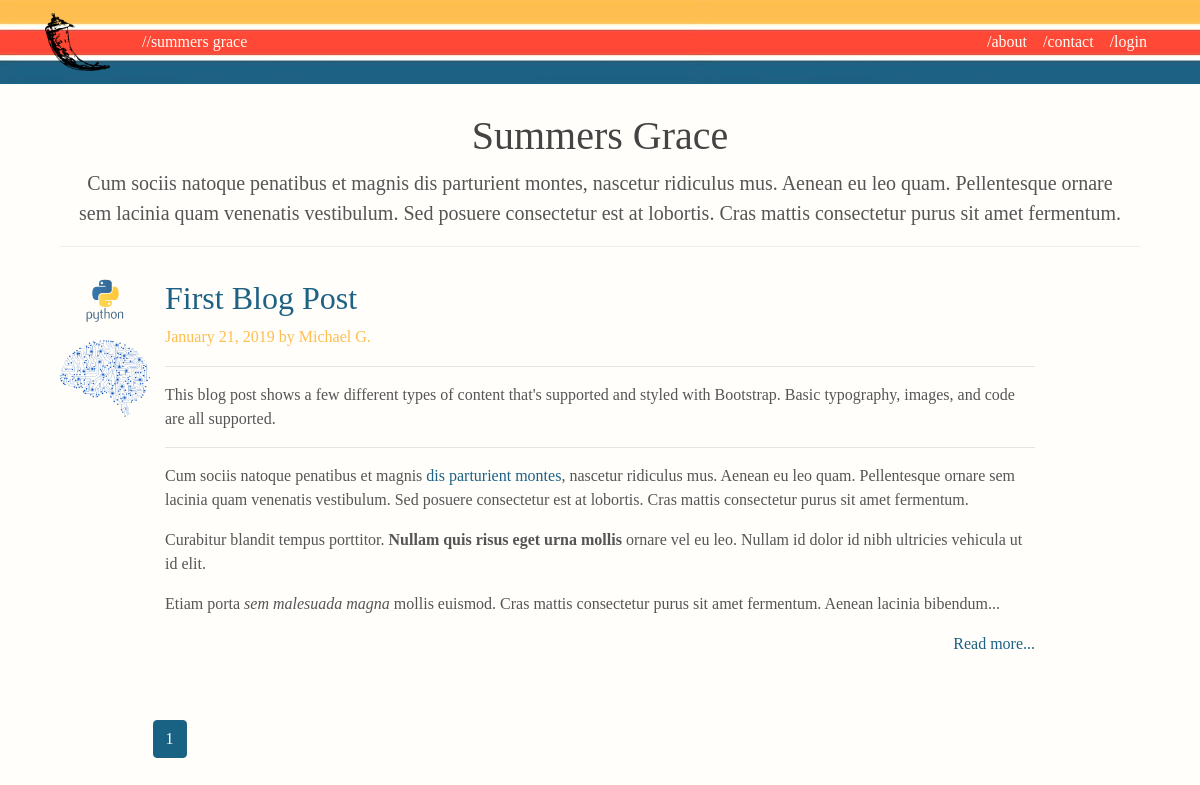
The page /home on the database its author committed.
### personal_blog/models.py (models this page shows, shortened)
class Tag(db.Model):
    id = db.Column(db.Integer, primary_key=True)
    tag_name = db.Column(db.String(20), unique=True, nullable=False)
    image_file = db.Column(db.String(20), nullable=False, default='default.jpg')

class Post(db.Model):
    id = db.Column(db.Integer, primary_key=True)
    title = db.Column(db.String(100), nullable=False)
    slug = db.Column(db.String(100), unique=True, nullable=False)
    date_posted = db.Column(db.DateTime, nullable=False, default=datetime.utcnow)
    content = db.Column(db.Text, nullable=False)
    user_id = db.Column(db.Integer, db.ForeignKey('user.id'), nullable=False)
    tags = db.relationship('Tag', secondary=posts_and_tags, lazy='subquery', backref=db.backref('pages', lazy=True))

class User(db.Model, UserMixin):
    id = db.Column(db.Integer, primary_key=True)
    username = db.Column(db.String(20), unique=True, nullable=False)
    alias = db.Column(db.String(20), unique=True, nullable=False)
    image_file = db.Column(db.String(20), nullable=False, default='default.jpg')
    password = db.Column(db.String(60), nullable=False)
    posts = db.relationship('Post', backref='author', lazy=True)

### personal_blog/routes.py (the view)
@app.route("/")
@app.route("/home")
def home():
    page = request.args.get('page', 1, type=int)
    posts = Post.query.order_by(Post.date_posted.desc()).paginate(page=page, per_page=5)
    return render_template('home.html', posts=posts)

### personal_blog/templates/home.html
{% extends "layout.html" %}
{% block content %}
<div class="blog-header">
   <div class="container">
      <h1 class="blog-title" align="center">Summers Grace</h1>
      <p class="lead blog-description" align="center">
         Cum sociis natoque penatibus et magnis dis parturient montes, nascetur ridiculus mus.
         Aenean eu leo quam. Pellentesque ornare sem lacinia quam venenatis vestibulum.
         Sed posuere consectetur est at lobortis. Cras mattis consectetur purus sit amet fermentum.
      </p>
   </div>
</div>
<div class="blog-post">
   <div class="container">
      {% for post in posts.items %}
      <div class="row">
         <article class="media content-section">
            <div class="col-sm-1 blog-main">
               {% for tag in post.tags %}
               <div class="row" id='tag_pictures'>
                  <a href="{{ url_for('tag_posts', tag_name=tag.tag_name) }}", title="{{ tag.tag_name }}">
                  <img class="img-fluid rounded-circle article-img" src="{{ url_for('static', filename='tag_pics/' + tag.image_file) }}" >
                  </a>
               </div>
               {% endfor %}
            </div>
            <div class="col-sm-10 blog-main">
               <div class="media-body">
                  <div class="article-metadata">
                     <h2> <a href="{{ url_for('post', slug=post.slug) }}">{{ post.title }}</a></h2>
                     <p class="blog-post-meta">{{ post.date_posted.strftime('%B %d, %Y') }} by {{ post.author.alias }} </p>
                  </div>
                  <p class="article-content">{{ post.content| truncate(800) | safe }}</p>
               </div>
               <p class="quiet" style="text-align: right;"><a  href="{{ url_for('post', slug=post.slug) }}">Read more...</a></p>
            </div>
         </article>
      </div>
      {% endfor %}
   </div>
</div>
<div class="row">
   <div class="col-sm-8 offset-sm-1 blog-main">
      {% for page_num in posts.iter_pages(left_edge=1, right_edge=1, left_current=1, right_current=2) %}
      {% if page_num %}
      {% if posts.page == page_num %}
      <a class="btn btn-info mb-4" href="{{ url_for('home', page=page_num) }}">{{ page_num }}</a>
      {% else %}
      <a class="btn btn-outline-primary mb-4" href="{{ url_for('home', page=page_num) }}">{{ page_num }}</a>
      {% endif %}
      {% else %}
      ...
      {% endif %}
      {% endfor %}
   </div>
</div>
{% endblock content %}

### personal_blog/templates/layout.html (shortened to what this page needs)
<!DOCTYPE html>
<html>
   <head>
      <link rel="stylesheet" href="https://stackpath.bootstrapcdn.com/bootstrap/4.2.1/css/bootstrap.min.css">
      <link rel="stylesheet" type="text/css" href="{{ url_for('static', filename='main.css') }}">
   </head>
   <body>
      <header class="site-header">
         <nav class="navbar navbar-expand-md navbar-dark bg-steel fixed-top">
            <div class="container">
               <a class="navbar-brand mr-4" href="/"><img src="{{ url_for('static', filename='images/flask.png') }}" style="max-height: 60px; max-width: 65px;"/></a>
               <div class="collapse navbar-collapse" id="navbarToggle">
                  <div class="navbar-nav mr-auto">
                     <a class="nav-item nav-link" href="{{ url_for('home') }}">//summers grace</a>
                  </div>
                  <div class="navbar-nav">
                     {% if current_user.is_authenticated %}
                     <a class="nav-item nav-link" href="{{ url_for('new_post') }}">/new post</a>
                     <a class="nav-item nav-link" href="{{ url_for('account') }}">/account</a>
                     <a class="nav-item nav-link" href="{{ url_for('logout') }}">/logout</a>
                     {% else %}
                     <a class="nav-item nav-link" href="{{ url_for('about') }}">/about</a>
                     <a class="nav-item nav-link" href="">/contact</a>
                     <a class="nav-item nav-link" href="{{ url_for('login') }}">/login</a>
                     {% endif %}
                  </div>
               </div>
            </div>
         </nav>
      </header>
      <main role="main" class="container">
         <div class="container">
            {% block content %}{% endblock %}
         </div>
      </main>
   </body>
</html>

### personal_blog/static/main.css (style rules this page uses)
a { color: #1d6184; }
body { background: #fffefa; color: #333333; margin-top: 5rem; font-family: Georgia, "Times New Roman", Times, serif; color: #555; }
h1, h2, h3, h4, h5, h6 { color: #444444; }
.bg-steel { background-image: url("images/retro_stripes_fade.jpg"); background-color: #1d6184; background-size: 696px 82px; background-repeat: repeat-x; }
.site-header .navbar-nav .nav-link { color: #fffcf6; }
.article-content { white-space: pre-line; }
.article-img { width: 170px; margin-right: 16px; }
.article-metadata { padding-bottom: 1px; margin-bottom: 4px; border-bottom: 1px solid #e3e3e3 }
.btn-info { color: #fff; background-color: #1a6283; border-color: #1d6184; }
.blog-header { padding-top: 2rem; padding-bottom: .1rem; margin-bottom: 2rem; border-bottom: .05rem solid #eee; }
.blog-post { margin-bottom: 3rem; }
#tag_pictures { padding-bottom: 1rem; }
.blog-post-meta { color: #febe50; }

### rows shown on the page
Post: title "First Blog Post", date_posted "January 21, 2019", author.alias "Michael G.", content "This blog post shows a few different types of content that's supported and styled with Bootstrap. Basic typography, images, and code are all supported. Cum sociis natoque penatibus et magnis dis parturient montes , nascetur ridiculus mus. Aenean eu leo quam. Pellentesque ornare sem lacinia quam venenatis vestibulum. Sed posuere consectetur est at lobortis. Cras mattis consectetur purus sit amet fermentum. Curabitur blandit tempus porttitor. Nullam quis risus eget urna mollis ornare vel eu leo. Nullam id dolor id nibh ultricies vehicula ut id elit. Etiam porta sem malesuada magna mollis euismod. Cras mattis consectetur purus sit amet fermentum. Aenean lacinia bibendum..."
Tag: image_file (picture)
Tag: image_file (picture)

### other values the page prints
{{ page_num }} "1"
